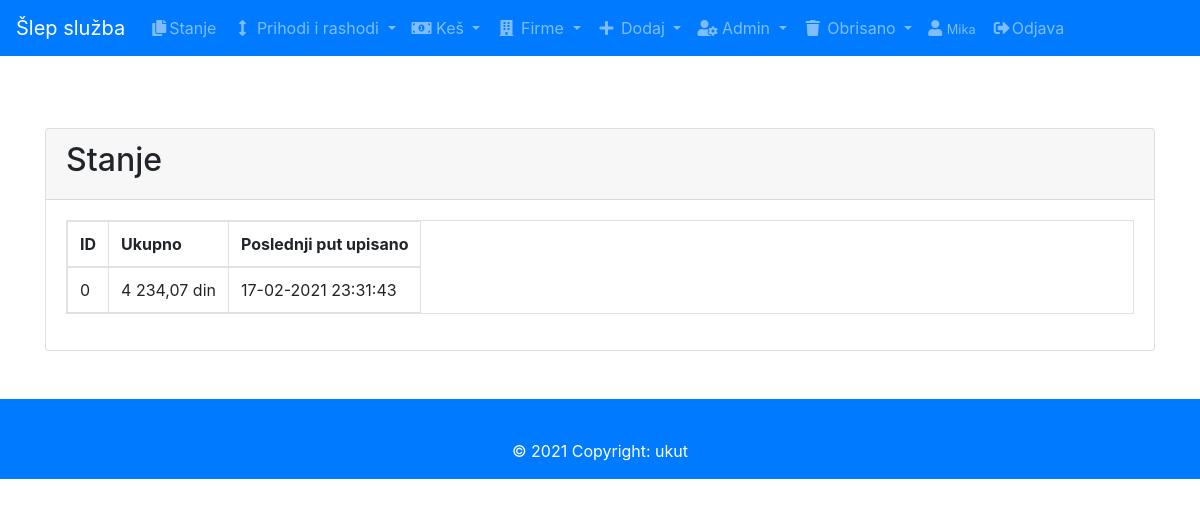
/fwallet.php (signed in), run on the app's committed database.
### tables this page shows
CREATE TABLE `w_firme` (
  `idw_firme` int(11) NOT NULL,
  `f_suma` decimal(11,2) DEFAULT NULL,
  `pu` datetime DEFAULT NULL
);

### fwallet.php (the view, shortened to what this page needs)
<?php
include('db.php');
$sql = 'SELECT idw_firme, f_suma, (DATE_FORMAT(pu, "%d-%m-%Y %H:%i:%S")) as datum FROM w_firme';
$stmt=$connection->prepare($sql);
$stmt->execute();
$data=$stmt->fetchAll(PDO::FETCH_ASSOC);
require 'header.php';
?>
<div class="container">
  <div class="card mt-5">
    <div class="card-header">
      <h2>Stanje</h2>
    </div>
  <div>
  <div class="card-body">
  <table class="table table-bordered table-responsive"><thead>
    <tr>
        <th>ID</th>
          <th>Ukupno </th>
          <th>Poslednji put upisano</th>
      </tr>
    </thead>
       <?php
    foreach($data as $list){?>
    <tr>
     <td><?php echo $list['idw_firme']?></td>
      <td><?php echo number_format($list['f_suma'], 2, ',', ' ')?> din</td>
      <td><?php echo $list['datum'];
      ?> </td>
    </tr>
    <?php }
    ?>
  </table>
  </div>
</div></div></div>
<?php require 'footer.php'; ?>

### data on the page
w_firme: idw_firme "0", f_suma "4 234,07", datum "17-02-2021 23:31:43"

### other printed values
$_SESSION['name'] "Mika"
